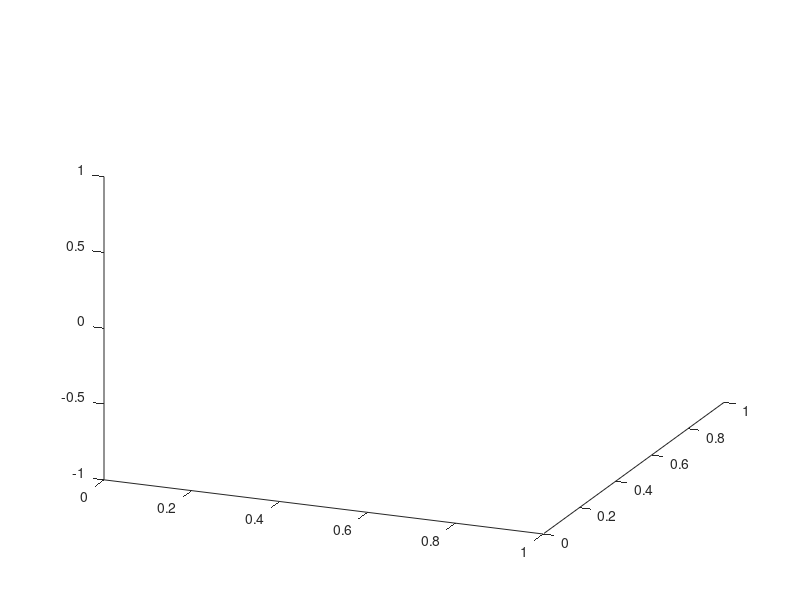

MATLAB code for this plot: (Note: this script raises an error after producing the figure.)
% VE_skewColl_3d_ani.m
% Script to render simulation from VE_skewColl_3d.m as gif/mp4

% *** IMPORT WORKSPACE (from VE_skewColl_3d.m run) ***

% *** OR IMPORT DATA from .dat files (uncomment section below)***
%{
% PHX (x-coords) (NP x k+1)
    filename = 'PHX.dat'; delimiterIn = ';'; headerlinesIn = 0;
    PHX = importdata(filename,delimiterIn,headerlinesIn); 
% PHY (y-coords) (NP x k+1)
    filename = 'PHY.dat'; delimiterIn = ';'; headerlinesIn = 0;
    PHY = importdata(filename,delimiterIn,headerlinesIn); 
% PHZ (z-coords) (NP x k+1)
    filename = 'PHZ.dat'; delimiterIn = ';'; headerlinesIn = 0;
    PHZ = importdata(filename,delimiterIn,headerlinesIn); 
% JPK (NP x k+1)
    filename = 'Jpk.dat'; delimiterIn = ';'; headerlinesIn = 0;
    JPK = importdata(filename,delimiterIn,headerlinesIn);
% GNxyz (grid node positions) (NG x 3)
    filename = 'GNxyz.dat'; delimiterIn = ';'; headerlinesIn = 0;
    GNxyz = importdata(filename,delimiterIn,headerlinesIn);
    Ei = GNxyz(:,1); Ej = GNxyz(:,2); Ek = GNxyz(:,3);
% Energy EvT = [t,E,Q,K,Q_El,Q_N,G] (k+1 x 7)
    filename = 'Engy.dat'; delimiterIn = ';'; headerlinesIn = 0;
    EvT = importdata(filename,delimiterIn,headerlinesIn);
    T = EvT(:,1); E = EvT(:,2); El = EvT(:,3); K = EvT(:,4);
%}

% VIEWS ("calibrated")
az = 22.3778; el = 25.1439; % good angle
% az = 0.7234; el = 90;       % top down (xy-plane)
% az = 90.0205; el = 0.0776;  % side view (yz-plane)
% az = 0.0447; el = 0.0677;   % side view (xz-plane)
view([az,el]);

% SET View (manually)
psize = 25; 
NP = size(PHX,1);
figure(1)
scatter3(PHX(:,1),PHY(:,1),PHZ(:,1),psize,'filled','c'); hold on;
scatter3(Ei(:),Ej(:),Ek(:),1,'+','b');
hold off;
view([az,el]);

% ANIMATION
% *** BREAK HERE *** To set VIEWING ANGLE manually ***
Jcol = JPK;
[az,el] = view;
figure(1);
set(gcf, 'color', 'w');

% gif:
% filename = 'VE_skewColl_3d_ani.gif';

% mp4 video: 
filename = 'VE_skewColl_3d_ani.mp4'; v = VideoWriter(filename,'MPEG-4'); open(v);

for n = 1:length(T)
    % Particle color dependent on stress
%     scatter3(PHX(:,n),PHY(:,n),PHZ(:,n),psize*ones(NP,1),[1-Jcol(:,n),Jcol(:,n),Jcol(:,n)],'filled'); hold on;
    
    % 2 color balls 
    scatter3(PHX(1:NP/2,n),PHY(1:NP/2,n),PHZ(1:NP/2,n),psize,'filled','co'); hold on; 
    scatter3(PHX((NP/2)+1:end,n),PHY((NP/2)+1:end,n),PHZ((NP/2)+1:end,n),psize,'filled','mo'); hold on; 

    % Eul. grid
    scatter3(Ei(:),Ej(:),Ek(:),1,'+','MarkerEdgeColor','none','MarkerFaceColor','none'); hold off;
    
    % Title & Labels
    title('\textbf{Viscoelastic: Skew Impact of Balls}',['$t_{k}=$',' ',num2str(T(n),'%.2f')],'Interpreter','latex');
    xlabel('$x$','Interpreter','latex');
    ylabel('$y$','Interpreter','latex');
    zlabel('$z$','Interpreter','latex');
    
    view([az,el]);
    drawnow
    frame = getframe(1);
    im = frame2im(frame);
    [imind,cm] = rgb2ind(im,256);

    % gif:
    %{
    if n == 1
        imwrite(imind,cm,filename,'gif','DelayTime',0.00001, 'Loopcount',inf);
    else
        imwrite(imind,cm,filename,'gif','DelayTime',0.00001,'WriteMode','append');
    end
    %}
    
    % mp4 video:
    writeVideo(v,frame);
end

% mp4 video:
close(v);
